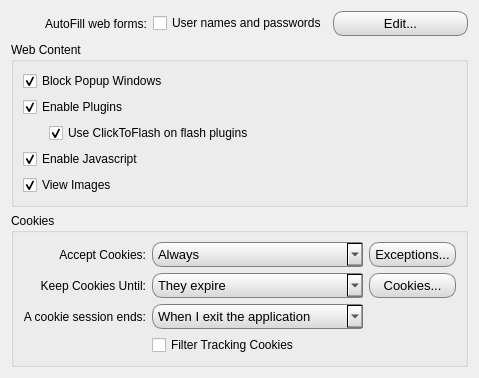
     <widget class="QWidget" name="tab_3">
      <attribute name="title">
       <string>Privacy</string>
      </attribute>
      <layout class="QGridLayout" name="gridLayout_2">
       <item row="0" column="0">
        <widget class="QLabel" name="label_16">
         <property name="text">
          <string>AutoFill web forms:</string>
         </property>
         <property name="alignment">
          <set>Qt::AlignRight|Qt::AlignTrailing|Qt::AlignVCenter</set>
         </property>
        </widget>
       </item>
       <item row="0" column="1">
        <widget class="QCheckBox" name="autoFillPasswordFormsCheckBox">
         <property name="text">
          <string>User names and passwords</string>
         </property>
        </widget>
       </item>
       <item row="0" column="2">
        <widget class="QPushButton" name="editAutoFillUserButton">
         <property name="styleSheet">
          <string notr="true">QPushButton {
    border: 1px solid grey;
    padding-left: 5px;
    padding-right: 5px;
    padding-top: 0px;
    padding-bottom: 0px;
    font-size: 13px;
    border-radius: 2px;
    border-top-left-radius: 10px;
    border-top-right-radius: 10px;
    border-bottom-left-radius: 10px;
    border-bottom-right-radius: 10px;
    min-width: 75px;
    min-height: 23px;
    background: qlineargradient(x1: 0, y1: 0, x2: 0, y2: 1,stop: 0 white, stop: 1.0 rgb(215, 215, 215));
}

QPushButton:hover {
                                background: qlineargradient(x1: 0, y1: 0, x2: 0, y2: 1,
                                                            stop: 0 white,
                                                            stop: 0.49 rgb(210, 210, 210),
                                                            stop: .5 rgb(200, 200, 200),
                                                            stop: 1.0 rgb(180, 180, 180));
}

QPushButton:pressed { 
    background: qlineargradient(x1: 0, y1: 0, x2: 0, y2: 1,stop: 0 rgb(155, 155, 155), stop: 1.0 rgb(215, 215, 215));
}</string>
         </property>
         <property name="text">
          <string>Edit...</string>
         </property>
        </widget>
       </item>
       <item row="1" column="0" colspan="3">
        <widget class="QGroupBox" name="groupBox">
         <property name="title">
          <string>Web Content</string>
         </property>
         <layout class="QGridLayout" name="gridLayout_5">
          <item row="1" column="0" colspan="2">
           <widget class="QCheckBox" name="enablePlugins">
            <property name="text">
             <string>Enable Plugins</string>
            </property>
            <property name="checked">
             <bool>true</bool>
            </property>
           </widget>
          </item>
          <item row="2" column="0">
           <spacer name="horizontalSpacer_3">
            <property name="orientation">
             <enum>Qt::Horizontal</enum>
            </property>
            <property name="sizeType">
             <enum>QSizePolicy::Fixed</enum>
            </property>
            <property name="sizeHint" stdset="0">
             <size>
              <width>20</width>
              <height>20</height>
             </size>
            </property>
           </spacer>
          </item>
          <item row="2" column="1">
           <widget class="QCheckBox" name="clickToFlash">
            <property name="sizePolicy">
             <sizepolicy hsizetype="Expanding" vsizetype="Fixed">
              <horstretch>0</horstretch>
              <verstretch>0</verstretch>
             </sizepolicy>
            </property>
            <property name="toolTip">
             <string>If you enable this option, no flash objects will be loaded by default. Instead, each will be replaced by a button, allowing you to control which objects to load, and which not. </string>
            </property>
            <property name="text">
             <string>Use ClickToFlash on flash plugins</string>
            </property>
            <property name="checked">
             <bool>true</bool>
            </property>
           </widget>
          </item>
          <item row="3" column="0" colspan="2">
           <widget class="QCheckBox" name="enableJavascript">
            <property name="text">
             <string>Enable Javascript</string>
            </property>
            <property name="checked">
             <bool>true</bool>
            </property>
           </widget>
          </item>
          <item row="4" column="0" colspan="2">
           <widget class="QCheckBox" name="enableImages">
            <property name="text">
             <string>View Images</string>
            </property>
            <property name="checked">
             <bool>true</bool>
            </property>
           </widget>
          </item>
          <item row="0" column="0" colspan="2">
           <widget class="QCheckBox" name="blockPopupWindows">
            <property name="text">
             <string>Block Popup Windows</string>
            </property>
            <property name="checked">
             <bool>true</bool>
            </property>
           </widget>
          </item>
         </layout>
        </widget>
       </item>
       <item row="2" column="0" colspan="3">
        <widget class="QGroupBox" name="cookiesGroupBox">
         <property name="title">
          <string>Cookies</string>
         </property>
         <layout class="QGridLayout">
          <item row="0" column="0">
           <widget class="QLabel" name="label_2">
            <property name="text">
             <string>Accept Cookies:</string>
            </property>
            <property name="alignment">
             <set>Qt::AlignRight|Qt::AlignTrailing|Qt::AlignVCenter</set>
            </property>
           </widget>
          </item>
          <item row="0" column="1">
           <widget class="QComboBox" name="acceptCombo">
            <property name="styleSheet">
             <string notr="true">QComboBox {
    border: 1px solid grey;
    border-right: none;
    padding-left: 5px;
    padding-right: 5px;
    padding-top: 0px;
    padding-bottom: 0px;
    font-size: 13px;
    border-radius: 2px;
    border-top-left-radius: 10px;
    border-bottom-left-radius: 10px;
    min-width: 75px;
    min-height: 23px;
    background: qlineargradient(x1: 0, y1: 0, x2: 0, y2: 1,stop: 0 white, stop: 1.0 rgb(215, 215, 215));
}

QComboBox:hover {
                                background: qlineargradient(x1: 0, y1: 0, x2: 0, y2: 1,
                                                            stop: 0 white,
                                                            stop: 0.49 rgb(210, 210, 210),
                                                            stop: .5 rgb(200, 200, 200),
                                                            stop: 1.0 rgb(180, 180, 180));
}

QComboBox:pressed { 
    background: qlineargradient(x1: 0, y1: 0, x2: 0, y2: 1,stop: 0 rgb(155, 155, 155), stop: 1.0 rgb(215, 215, 215));
}</string>
            </property>
            <item>
             <property name="text">
              <string>Always</string>
             </property>
            </item>
            <item>
             <property name="text">
              <string>Never</string>
             </property>
            </item>
            <item>
             <property name="text">
              <string>Only from sites you navigate to</string>
             </property>
            </item>
           </widget>
          </item>
          <item row="0" column="2">
           <widget class="QPushButton" name="exceptionsButton">
            <property name="styleSheet">
             <string notr="true">QPushButton {
    border: 1px solid grey;
    padding-left: 5px;
    padding-right: 5px;
    padding-top: 0px;
    padding-bottom: 0px;
    font-size: 13px;
    border-radius: 2px;
    border-top-left-radius: 10px;
    border-top-right-radius: 10px;
    border-bottom-left-radius: 10px;
    border-bottom-right-radius: 10px;
    min-width: 75px;
    min-height: 23px;
    background: qlineargradient(x1: 0, y1: 0, x2: 0, y2: 1,stop: 0 white, stop: 1.0 rgb(215, 215, 215));
}

QPushButton:hover {
                                background: qlineargradient(x1: 0, y1: 0, x2: 0, y2: 1,
                                                            stop: 0 white,
                                                            stop: 0.49 rgb(210, 210, 210),
                                                            stop: .5 rgb(200, 200, 200),
                                                            stop: 1.0 rgb(180, 180, 180));
}

QPushButton:pressed { 
    background: qlineargradient(x1: 0, y1: 0, x2: 0, y2: 1,stop: 0 rgb(155, 155, 155), stop: 1.0 rgb(215, 215, 215));
}</string>
            </property>
            <property name="text">
             <string>Exceptions...</string>
            </property>
           </widget>
          </item>
          <item row="1" column="0">
           <widget class="QLabel" name="label">
            <property name="text">
             <string>Keep Cookies Until:</string>
            </property>
            <property name="alignment">
             <set>Qt::AlignRight|Qt::AlignTrailing|Qt::AlignVCenter</set>
            </property>
           </widget>
          </item>
          <item row="1" column="1">
           <widget class="QComboBox" name="keepUntilCombo">
            <property name="styleSheet">
             <string notr="true">QComboBox {
    border: 1px solid grey;
    border-right: none;
    padding-left: 5px;
    padding-right: 5px;
    padding-top: 0px;
    padding-bottom: 0px;
    font-size: 13px;
    border-radius: 2px;
    border-top-left-radius: 10px;
    border-bottom-left-radius: 10px;
    min-width: 75px;
    min-height: 23px;
    background: qlineargradient(x1: 0, y1: 0, x2: 0, y2: 1,stop: 0 white, stop: 1.0 rgb(215, 215, 215));
}

QComboBox:hover {
                                background: qlineargradient(x1: 0, y1: 0, x2: 0, y2: 1,
                                                            stop: 0 white,
                                                            stop: 0.49 rgb(210, 210, 210),
                                                            stop: .5 rgb(200, 200, 200),
                                                            stop: 1.0 rgb(180, 180, 180));
}

QComboBox:pressed { 
    background: qlineargradient(x1: 0, y1: 0, x2: 0, y2: 1,stop: 0 rgb(155, 155, 155), stop: 1.0 rgb(215, 215, 215));
}</string>
            </property>
            <item>
             <property name="text">
              <string>They expire</string>
             </property>
            </item>
            <item>
             <property name="text">
              <string>I exit the application</string>
             </property>
            </item>
            <item>
             <property name="text">
              <string>At most 90 days</string>
             </property>
            </item>
           </widget>
          </item>
          <item row="1" column="2">
           <widget class="QPushButton" name="cookiesButton">
            <property name="styleSheet">
             <string notr="true">QPushButton {
    border: 1px solid grey;
    padding-left: 5px;
    padding-right: 5px;
    padding-top: 0px;
    padding-bottom: 0px;
    font-size: 13px;
    border-radius: 2px;
    border-top-left-radius: 10px;
    border-top-right-radius: 10px;
    border-bottom-left-radius: 10px;
    border-bottom-right-radius: 10px;
    min-width: 75px;
    min-height: 23px;
    background: qlineargradient(x1: 0, y1: 0, x2: 0, y2: 1,stop: 0 white, stop: 1.0 rgb(215, 215, 215));
}

QPushButton:hover {
                                background: qlineargradient(x1: 0, y1: 0, x2: 0, y2: 1,
                                                            stop: 0 white,
                                                            stop: 0.49 rgb(210, 210, 210),
                                                            stop: .5 rgb(200, 200, 200),
                                                            stop: 1.0 rgb(180, 180, 180));
}

QPushButton:pressed { 
    background: qlineargradient(x1: 0, y1: 0, x2: 0, y2: 1,stop: 0 rgb(155, 155, 155), stop: 1.0 rgb(215, 215, 215));
}</string>
            </property>
            <property name="text">
             <string>Cookies...</string>
            </property>
           </widget>
          </item>
          <item row="3" column="1">
           <widget class="QCheckBox" name="filterTrackingCookiesCheckbox">
            <property name="text">
             <string>Filter Tracking Cookies</string>
            </property>
           </widget>
          </item>
          <item row="2" column="0">
           <widget class="QLabel" name="cookieSessionLabel">
            <property name="text">
             <string>A cookie session ends:</string>
            </property>
            <property name="alignment">
             <set>Qt::AlignRight|Qt::AlignTrailing|Qt::AlignVCenter</set>
            </property>
           </widget>
          </item>
          <item row="2" column="1">
           <widget class="QComboBox" name="cookieSessionCombo">
            <property name="styleSheet">
             <string notr="true">QComboBox {
    border: 1px solid grey;
    border-right: none;
    padding-left: 5px;
    padding-right: 5px;
    padding-top: 0px;
    padding-bottom: 0px;
    font-size: 13px;
    border-radius: 2px;
    border-top-left-radius: 10px;
    border-bottom-left-radius: 10px;
    min-width: 75px;
    min-height: 23px;
    background: qlineargradient(x1: 0, y1: 0, x2: 0, y2: 1,stop: 0 white, stop: 1.0 rgb(215, 215, 215));
}

QComboBox:hover {
                                background: qlineargradient(x1: 0, y1: 0, x2: 0, y2: 1,
                                                            stop: 0 white,
                                                            stop: 0.49 rgb(210, 210, 210),
                                                            stop: .5 rgb(200, 200, 200),
                                                            stop: 1.0 rgb(180, 180, 180));
}

QComboBox:pressed { 
    background: qlineargradient(x1: 0, y1: 0, x2: 0, y2: 1,stop: 0 rgb(155, 155, 155), stop: 1.0 rgb(215, 215, 215));
}</string>
            </property>
            <item>
             <property name="text">
              <string>When I exit the application</string>
             </property>
            </item>
            <item>
             <property name="text">
              <string>1 day</string>
             </property>
            </item>
            <item>
             <property name="text">
              <string>2 days</string>
             </property>
            </item>
            <item>
             <property name="text">
              <string>3 days</string>
             </property>
            </item>
            <item>
             <property name="text">
              <string>7 days</string>
             </property>
            </item>
            <item>
             <property name="text">
              <string>30 days</string>
             </property>
            </item>
           </widget>
          </item>
         </layout>
        </widget>
       </item>
      </layout>
     </widget>
